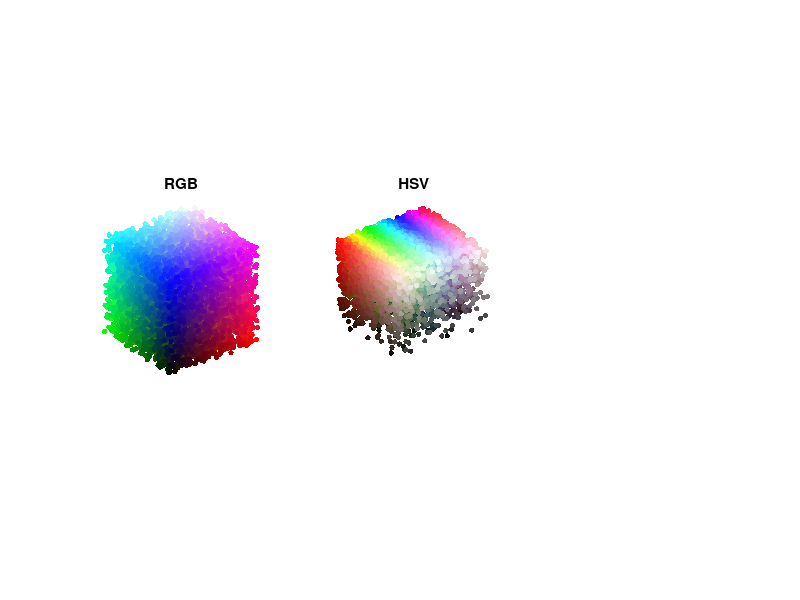

MATLAB code to generate this figure: (Note: this script raises an error after producing the figure.)
% Cleanup workspace
clear all; close all;

% generate rgb colors
tic;
RGB = rand( [10000 3] );
toc;
R = RGB(:,1);
G = RGB(:,2);
B = RGB(:,3);

% create figure
figure(1);

% show RGB cube
subplot(1,3,1);
scatter3( R, G, B, 15.0, RGB, 'fill' );
title( 'RGB' );
axis equal;
axis off;

% convert to HSV
tic;
HSV = rgb2hsv(RGB);
H = HSV ( :, 1 );
S = HSV ( :, 2 );
V = HSV ( :, 3 );
toc;

% show HSV 
subplot(1,3,2);
scatter3( H, S, V, 15.0, RGB, 'fill' );
title( 'HSV' );
axis equal;
axis off;

                                

% convert to Lab
tic;
colorTransform = makecform('srgb2lab');
Lab = applycform(RGB, colorTransform);
L = Lab ( :, 1 );
a = Lab ( :, 2 );
b = Lab ( :, 3 );
toc;

% show HSV 
subplot(1,3,3);
scatter3( L, a, b, 15.0, RGB, 'fill' );
title( 'Lab' );
axis equal;
axis off;
